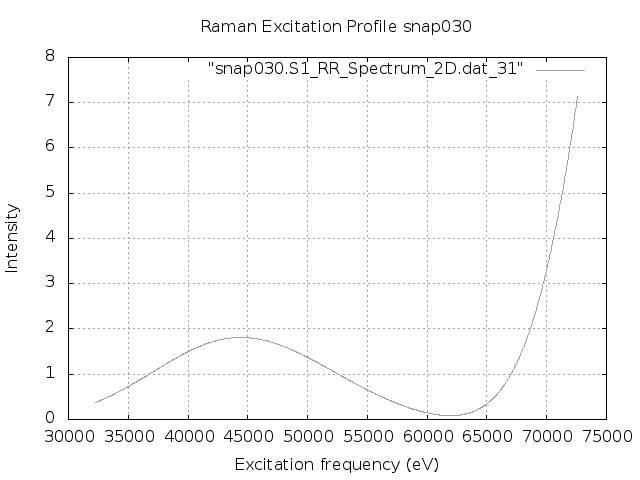

This figure's gnuplot source:
set terminal png
set output "snap030.S1.REP_frozen.png"
set xlabel 'Excitation frequency (eV)'
set ylabel 'Intensity'
set title "Raman Excitation Profile snap030"
set grid
set autoscale
plot "snap030.S1_RR_Spectrum_2D.dat_31" with lines lc "blue"
exit
